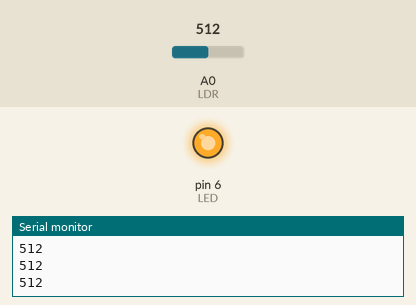
This sketch was run on a simulated Arduino Uno, built with avr-gcc and run on an emulated ATmega328P. Parts: output pins drawn as LEDs (lit = HIGH), the last lines printed to the serial monitor. The inputs (shaded band) are chosen by the test bench; at power-on: A0 (LDR) = 512.

Above: at 1.2 s.
1.3 s: A0 (LDR) set to 587
2.8 s: A0 (LDR) set to 610
At 3.1 s:
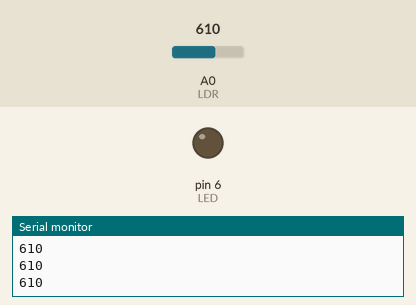
4.3 s: A0 (LDR) set to 590
At 5.5 s:
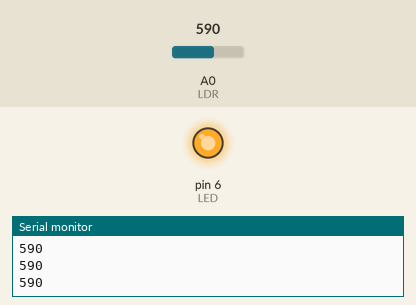
5.8 s: A0 (LDR) set to 716
At 7.0 s:
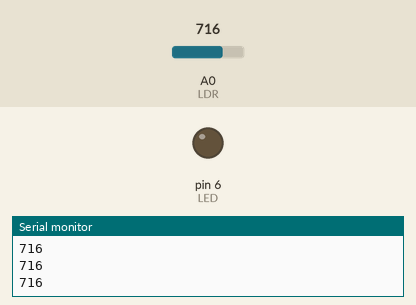
Timing chart, 0 to 8.3 s (numbered marks = the images above; inputs shaded):
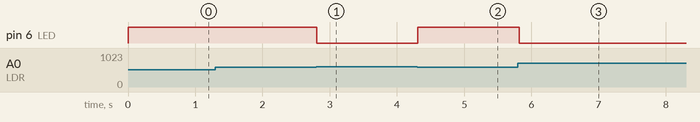

Measured:
- the behaviour switches between 600 and 601 on A0 (LDR) (found by bisection; images 0 and 1)
- after the input at 2.8 s, pin 6 (LED): HIGH → LOW at once
- after the input at 4.3 s, pin 6 (LED): LOW → HIGH at once
- after the input at 5.8 s, pin 6 (LED): HIGH → LOW at once

The sketch:

S10_S2_4.ino
```cpp
int LED = 6;
int LDR = A0;

void setup() {
  pinMode(LED, OUTPUT);
  pinMode(LDR, INPUT);
  Serial.begin(9600);
}

void loop() {
  int value = analogRead(LDR);
  Serial.println(value);
  if(value > 600) {
    digitalWrite(LED, 0);
  } else {
    digitalWrite(LED, 1);
  }
  delay(100);
}
```
